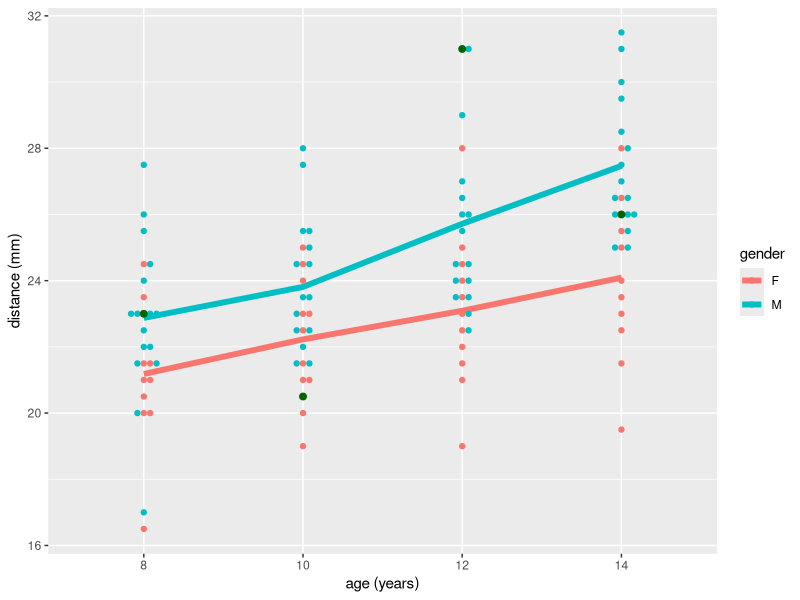
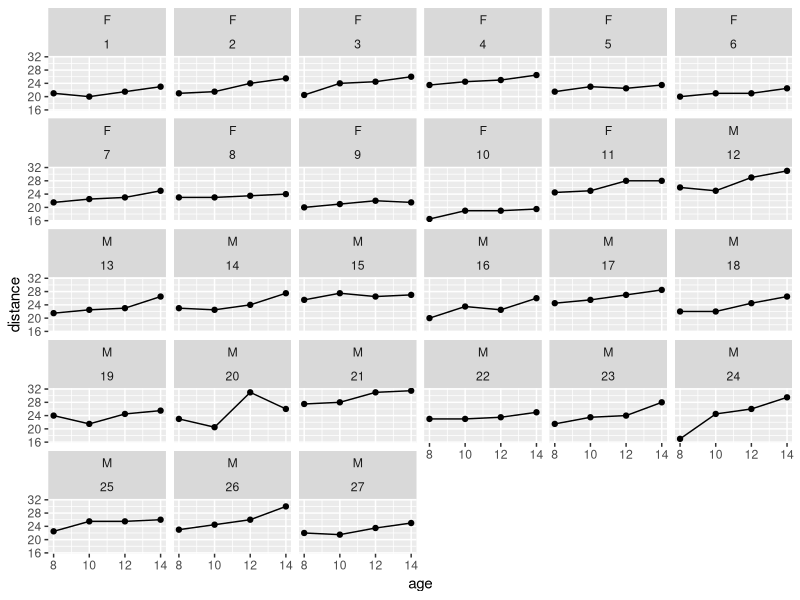

Reproduce these figures in R, in order. (Note: this script raises an error after producing the figures.)
library(foreign)
library(tidyverse)
library(ggbeeswarm)

# 7.1 In a study of dental growth, measurments of the distance (mm) from the center of the pituitary gland to the pteryomaxillary fissure were obtained on 11 grils and 16 boys at ages 8, 10, 12, and 14 (Potthoff adn Roy, 194).

# The raw data are stored ina n external file: dental.dat

# Each row of the data set contains the following six variables:

# ID Gender Y1 Y2 Y3 Y4

# Note: the categorical (character) variable Gender is coded F = Female, M = Male. The Third measure (at age 12) on subject ID = 20 is  apotential outlier.

# 7.1.1 On a single grpah, construct a time plot that displays the mean distance (mm) versus age (in years) for boys and girls. Describe the time trends for boys and girls.
data <- read.dta("../datasets/dental.dta") %>% as_tibble()
data_long <- data %>%
  gather(age_label, distance, y1:y4) %>%
  mutate(
    age = case_when(
      age_label == "y1" ~ 8,
      age_label == "y2" ~ 10,
      age_label == "y3" ~ 12,
      age_label == "y4" ~ 14
    )
  )

data_long_summary <- data_long %>%
  group_by(gender, age) %>%
  summarize(distance = mean(distance))

p1 <- ggplot(data_long_summary, aes(x = factor(age), y = distance, color = gender, group = gender)) +
  geom_line(size = 2) +
  geom_beeswarm(data = data_long) +
  geom_beeswarm(
    data = data_long %>% filter(id == 20),
    color = "darkgreen",
    size = 2,
    show.legend = FALSE
  ) +
  labs(
    x = "age (years)",
    y = "distance (mm)",
    color = "gender"
  )

p2 <- ggplot(data_long, aes(x = age, y = distance)) +
  geom_line() +
  geom_point() +
  facet_wrap(gender ~ id)

# The general trend is an increase in distance as age increases. Males spike at age 10; females slow down at age 10 (spline?).

# 7.1.2 Read the data from the external file and put the data in a "univariate" or "long" format, with four "records" per subject.

# 7.1.3 For the "maximal" model, assume a saturated model for the mean sresponse. Fit the following models for the covariance:
# (a) unstructure covariance          (corSymm)
# (b) compound symmetry               (corCompSymm)
# (c) heterogenous compound symmetry  (corCompSymm + weights)
# (d) autoregressive                  (corAR1)
# (e) heterogeneous autoregressive    (corAR1 + weights)
# Choose a model for the covariance that adequately fits the data.
data_long <- data_long %>%
  mutate(
    age.f = factor(age, c(8, 10, 12, 14)),
    time = case_when(
      age == 8 ~ 1,
      age == 10 ~ 2,
      age == 12 ~ 3,
      age == 14 ~ 4
    )
  )

# (a) unstructured covariance
model1 <- gls(
  distance ~ age * gender,
  corr = corSymm(form = ~ time | id),
  data = data_long,
  weights = varIdent(form = ~ 1 | time)
)

# (b) compound symmetry
model2 <- gls(
  distance ~ age * gender,
  corr = corCompSymm(form = ~ time | id),
  data = data_long
)

# (c) heterogenous compound symmetry
model3 <- gls(
  distance ~ age * gender,
  corr = corCompSymm(form = ~ time | id),
  data = data_long,
  weights = varIdent(form = ~ 1 | time)
)

# (d) ar1
model4 <- gls(
  distance ~ age * gender,
  corr = corAR1(form = ~ time | id),
  data = data_long
)

# (e) heterogeneous ar1
model5 <- gls(
  distance ~ age * gender,
  corr = corAR1(form = ~ time | id),
  data = data_long,
  weights = varIdent(form = ~ 1 | time)
)

# now we need to pick a model, we want to minimize AIC, BIC and maximize logliklihood
# p-value in anova checks if more specific model is better than the more general one
# degrees of freedom are the number of vaules in teh final calculation of a statistic that are free to vary
# going by AIC model2 (compound symmetry) is the best model
# going by BIC model2 (compound symmetry) is again the best model
# so we want to use model2
# skip p-values, because it doesn't make logic sense
#    model1 (df=14) is not significantly better than model2 (df=6) at 0.05 level (p-value = 0.324)
#    but model5 (df=9) is significantly better than model2 (df=6) at 0.05 level (p-value = 0.0288) even though AIC and BIC for model2 is less than that for model5
